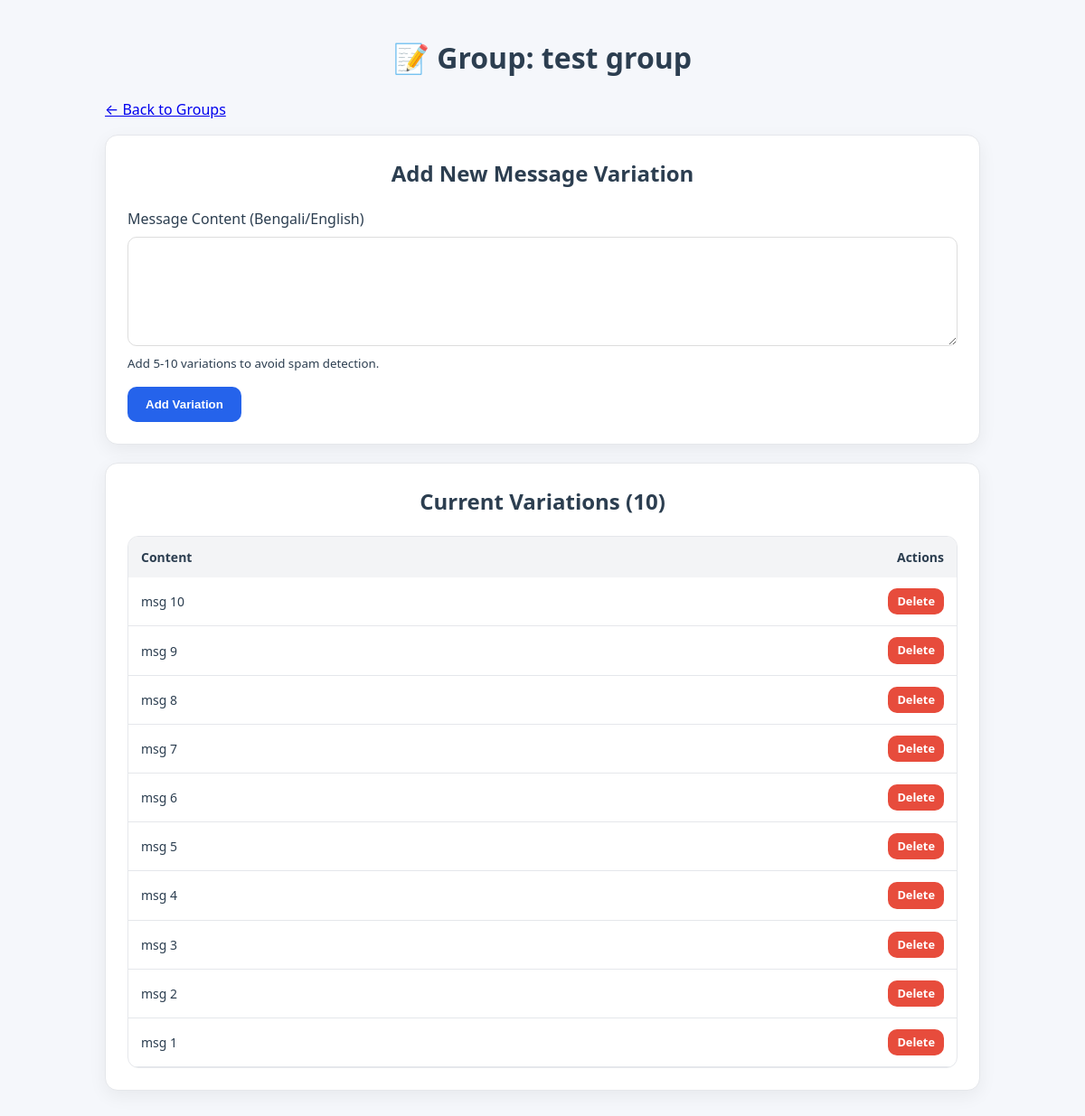
/main/public/manage_messages.php?group_id=2 (signed in), run on the app's committed database.
### tables this page shows
CREATE TABLE IF NOT EXISTS `template_groups` (
  `id` int(11) NOT NULL AUTO_INCREMENT,
  `group_name` varchar(100) NOT NULL,
  `user_id` int(11) NOT NULL,
  `created_at` timestamp NULL DEFAULT current_timestamp(),
  PRIMARY KEY (`id`),
  KEY `user_id` (`user_id`),
  CONSTRAINT `fk_groups_user` FOREIGN KEY (`user_id`) REFERENCES `users` (`id`) ON DELETE CASCADE
);

CREATE TABLE IF NOT EXISTS `message_templates` (
  `id` int(11) NOT NULL AUTO_INCREMENT,
  `user_id` int(11) NOT NULL,
  `content` text NOT NULL,
  `created_at` timestamp NULL DEFAULT current_timestamp(),
  `group_id` int(11) NOT NULL,
  PRIMARY KEY (`id`),
  KEY `group_id` (`group_id`),
  KEY `user_id` (`user_id`),
  CONSTRAINT `fk_templates_group` FOREIGN KEY (`group_id`) REFERENCES `template_groups` (`id`) ON DELETE CASCADE,
  CONSTRAINT `fk_templates_user` FOREIGN KEY (`user_id`) REFERENCES `users` (`id`) ON DELETE CASCADE
);

### main/public/manage_messages.php (the view, shortened to what this page needs)
<?php
require_once __DIR__ . '/../config/db.php';
$user_id = $_SESSION['user_id'];
$group_id = $_GET['group_id'];
$groupStmt = $pdo->prepare("SELECT * FROM template_groups WHERE id = ? AND user_id = ?");
$groupStmt->execute([$group_id, $user_id]);
$group = $groupStmt->fetch(PDO::FETCH_ASSOC);
$stmt = $pdo->prepare("SELECT * FROM message_templates WHERE group_id = ? ORDER BY id DESC");
$stmt->execute([$group_id]);
$variations = $stmt->fetchAll(PDO::FETCH_ASSOC);
?>
<!DOCTYPE html>
<html lang="en">
<head>
    <link rel="stylesheet" href="assets/style.css">
</head>
<body>
    <div class="container">
        <h1>📝 Group: <?php echo htmlspecialchars($group['group_name']); ?></h1>
        <p><a href="templates.php">← Back to Groups</a></p>
        <div class="card">
            <h2>Add New Message Variation</h2>
            <form method="POST">
                <div style="margin-bottom:15px;">
                    <label>Message Content (Bengali/English)</label>
                    <textarea name="content" rows="5" required class="file-input"
                        style="width:100%; border:1px solid #ddd; font-family: inherit;"></textarea>
                    <small>Add 5-10 variations to avoid spam detection.</small>
                </div>
                <?php if (isset($total_messages) && $total_messages >= 10): ?>
                    <button type="button" class="btn" style="background-color: #95a5a6; cursor: not-allowed;" disabled>Limit Reached (Max 10)</button>
                    <p style="color: #e74c3c; font-size: 0.9rem; margin-top: 5px;">You have reached the maximum limit of 10 variations for this group.</p>
                <?php else: ?>
                    <button type="submit" name="add_message" class="btn">Add Variation</button>
                <?php endif; ?>
            </form>
        </div>
        <div class="card" style="margin-top: 20px;">
            <h2>Current Variations (<?php echo count($variations); ?>)</h2>
            <div class="table-wrap">
                <table>
                    <thead>
                        <tr>
                            <th>Content</th>
                            <th style="text-align: right;">Actions</th>
                        </tr>
                    </thead>
                    <tbody>
                        <?php if (empty($variations)): ?>
                            <tr>
                                <td colspan="3" style="text-align:center;">No variations added yet.</td>
                            </tr>
                        <?php else: ?>
                            <?php foreach ($variations as $var): ?>
                                <tr>
                                    <td style="white-space: pre-wrap;"><?php echo htmlspecialchars($var['content']); ?></td>
                                    <td style="text-align: right;">
                                        <a href="#" class="btn"
                                            style="background-color: #e74c3c; padding: 5px 10px; font-size: 0.8rem;"
                                            onclick="event.preventDefault(); Popup.confirm('Remove this variation?', () => window.location.href='?group_id=<?php echo $group_id; ?>&delete_msg=<?php echo $var['id']; ?>', 'Confirm Deletion')">Delete</a>
                                    </td>
                                </tr>
                            <?php endforeach; ?>
                        <?php endif; ?>
                    </tbody>
                </table>
            </div>
        </div>
    </div>
    <link rel="stylesheet" href="assets/popup.css">
</body>
</html>

### main/public/assets/style.css (style rules this page uses)
:root { --bg: #f5f7fb; --card: #ffffff; --text: #2c3e50; --muted: #6b7280; --primary: #2563eb; --primary-dark: #1e40af; --success: #16a34a; --success-bg: #e7f7ec; --danger: #dc2626; --danger-bg: #fde8e8; --border: #e5e7eb; --shadow: 0 6px 20px rgba(0, 0, 0, .06); --radius: 14px; }
* { box-sizing: border-box; }
body { margin: 0; font-family: system-ui, -apple-system, Segoe UI, Roboto, sans-serif; background: var(--bg); color: var(--text); line-height: 1.5; }
.container { max-width: 1000px; margin: 40px auto; padding: 0 16px; }
.card { background: var(--card); border: 1px solid var(--border); border-radius: var(--radius); box-shadow: var(--shadow); padding: 24px; margin-bottom: 20px; }
h1, h2 { text-align: center; margin-top: 0; }
.file-input, select, textarea, input[type="text"], input[type="email"], input[type="password"] { padding: 12px; border: 1px solid var(--border); border-radius: 10px; width: 100%; margin-top: 8px; font-size: 14px; }
textarea { resize: vertical; }
.btn { appearance: none; border: none; border-radius: 10px; padding: 12px 20px; background: var(--primary); color: #fff; cursor: pointer; font-weight: 600; transition: transform 0.15s ease, background 0.15s ease; text-decoration: none; display: inline-block; }
.table-wrap { overflow-x: auto; border-radius: 12px; border: 1px solid var(--border); }
table { width: 100%; border-collapse: collapse; }
thead th { background: #f3f4f6; text-align: left; padding: 12px 14px; font-size: 14px; }
tbody td { padding: 12px 14px; border-bottom: 1px solid var(--border); font-size: 14px; }

### data on the page
template_groups: group_name "test group"
message_templates: content "msg 10"
message_templates: content "msg 9"
message_templates: content "msg 8"
message_templates: content "msg 7"
message_templates: content "msg 6"
message_templates: content "msg 5"
message_templates: content "msg 4"
message_templates: content "msg 3"
message_templates: content "msg 2"
message_templates: content "msg 1"

### other printed values
count($variations) "10"
